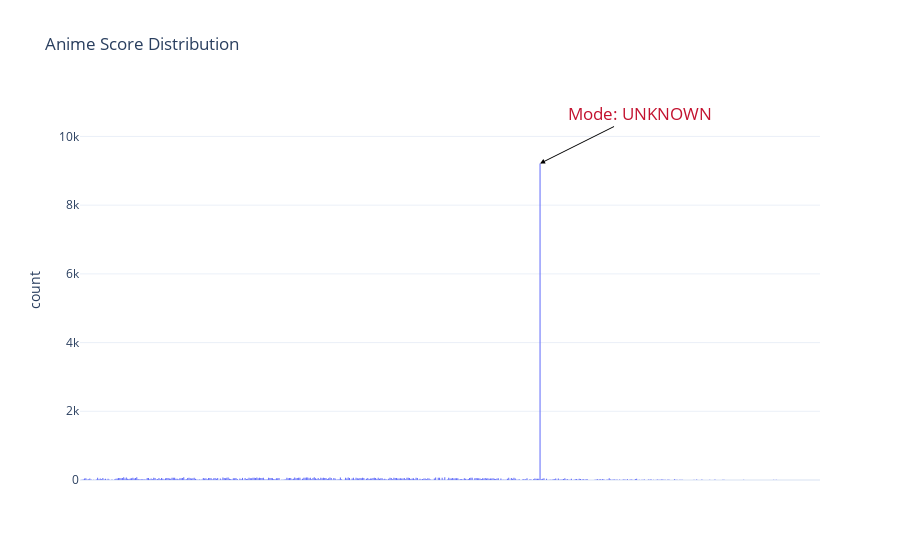
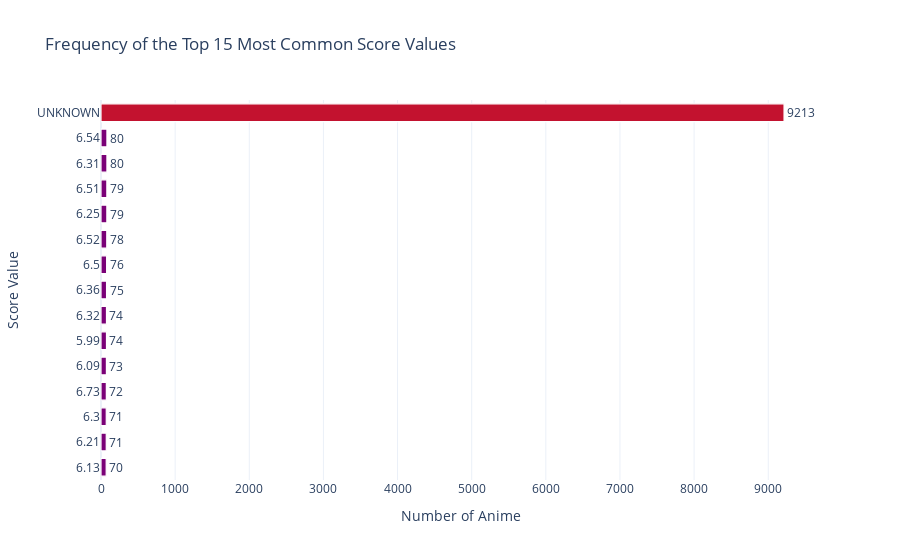

Notebook code cell kept with these figures, in order:
### Markdown cell above
### 3.1.1.Misleading Insight
- What is the distribution of anime scores within our dataset?

### Code cell
# Check if collumn 'Score' exists in DataFrame 
if 'Score' in df_anime_dataset_2023.columns:
    try:
        # Draw histogram for 'Score' column
        fig = px.histogram(
            df_anime_dataset_2023,
            x='Score',
            title='Anime Score Distribution',
            labels={'Score': 'Score'}
        )

        # Find Mode (most frequent value)
        mode_value = df_anime_dataset_2023['Score'].mode()[0]
        mode_count = df_anime_dataset_2023[df_anime_dataset_2023['Score'] == mode_value].shape[0]
        fig.add_annotation(
            x=mode_value,
            y=mode_count,
            text=f"Mode: {mode_value}",
            showarrow=True,
            arrowhead=2,
            ax=100,  # Move arrow to the right (positive value)
            ay=-50,  # Move arrow up (negative value)
            font=dict(color="#C3122F", size=17),  # Change text color to red
            arrowcolor="black"  # Change arrow color to black
        )
        fig.update_layout(
            xaxis=dict(
                showticklabels=False,
                title=""
            )
        )
        # Show the plot
        fig.show()
    except Exception as e:
        print("Cannot plot this chart due to data mismatch:", str(e))
else:
    print("Cannot plot this chart because the 'Score' column does not exist in the DataFrame.")

# Get the frequency of values in the 'Score' column
score_counts = df_anime_dataset_2023['Score'].value_counts().reset_index()

# Rename columns for clarity
score_counts.columns = ['Score', 'Frequency']

# Get the top 15 most frequent values
top_15_scores = score_counts.head(15)

# Find the value with the highest frequency (top 1)
max_frequency = top_15_scores['Frequency'].max()

# Create a list of colors: red for top 1, purple for the other bars
colors = ['#C3122F' if freq == max_frequency else '#7A0177' 
          for freq in top_15_scores['Frequency']]

# Draw horizontal bar chart
fig = px.bar(
    top_15_scores,
    x='Frequency',
    y='Score',
    orientation='h',
    title='Frequency of the Top 15 Most Common Score Values',
    labels={'Score': 'Score Value', 'Frequency': 'Number of Anime'},
    text='Frequency'
)

# Customize the appearance of the chart
fig.update_traces(
    textposition='outside',
    marker_color=colors,  # Apply the list of colors
    marker_line_color='white',
    marker_line_width=1.2
)

fig.update_layout(
    yaxis=dict(categoryorder='total ascending'),
    bargap=0.3
)

fig.show()

### Figure 1 — Plotly figure (JSON) as saved in the notebook; plotly's stock layout.template omitted (floating-point values rounded to 4 significant figures; data arrays with more than 128 entries replaced by an {"elided": "..."} marker saying what was removed)
{"data": [{"bingroup": "x", "hovertemplate": "Score=%{x}<br>count=%{y}<extra></extra>", "legendgroup": "", "marker": {"color": "#636efa", "pattern": {"shape": ""}}, "name": "", "orientation": "v", "showlegend": false, "type": "histogram", "x": {"elided": "24905 str values"}, "xaxis": "x", "yaxis": "y"}], "layout": {"annotations": [{"arrowcolor": "black", "arrowhead": 2, "ax": 100, "ay": -50, "font": {"color": "#C3122F", "size": 17}, "showarrow": true, "text": "Mode: UNKNOWN", "x": "UNKNOWN", "y": 9213}], "barmode": "relative", "legend": {"tracegroupgap": 0}, "title": {"text": "Anime Score Distribution"}, "xaxis": {"anchor": "y", "domain": [0, 1], "showticklabels": false, "title": {"text": ""}}, "yaxis": {"anchor": "x", "domain": [0, 1], "title": {"text": "count"}}}}

### Figure 2 — Plotly figure (JSON) as saved in the notebook; plotly's stock layout.template omitted (floating-point values rounded to 4 significant figures)
{"data": [{"hovertemplate": "Number of Anime=%{text}<br>Score Value=%{y}<extra></extra>", "legendgroup": "", "marker": {"color": ["#C3122F", "#7A0177", "#7A0177", "#7A0177", "#7A0177", "#7A0177", "#7A0177", "#7A0177", "#7A0177", "#7A0177", "#7A0177", "#7A0177", "#7A0177", "#7A0177", "#7A0177"], "line": {"color": "white", "width": 1.2}, "pattern": {"shape": ""}}, "name": "", "orientation": "h", "showlegend": false, "text": [9213.0, 80.0, 80.0, 79.0, 79.0, 78.0, 76.0, 75.0, 74.0, 74.0, 73.0, 72.0, 71.0, 71.0, 70.0], "textposition": "outside", "type": "bar", "x": [9213, 80, 80, 79, 79, 78, 76, 75, 74, 74, 73, 72, 71, 71, 70], "xaxis": "x", "y": ["UNKNOWN", "6.31", "6.54", "6.25", "6.51", "6.52", "6.5", "6.36", "5.99", "6.32", "6.09", "6.73", "6.21", "6.3", "6.13"], "yaxis": "y"}], "layout": {"bargap": 0.3, "barmode": "relative", "legend": {"tracegroupgap": 0}, "title": {"text": "Frequency of the Top 15 Most Common Score Values"}, "xaxis": {"anchor": "y", "domain": [0, 1], "title": {"text": "Number of Anime"}}, "yaxis": {"anchor": "x", "categoryorder": "total ascending", "domain": [0, 1], "title": {"text": "Score Value"}}}}
